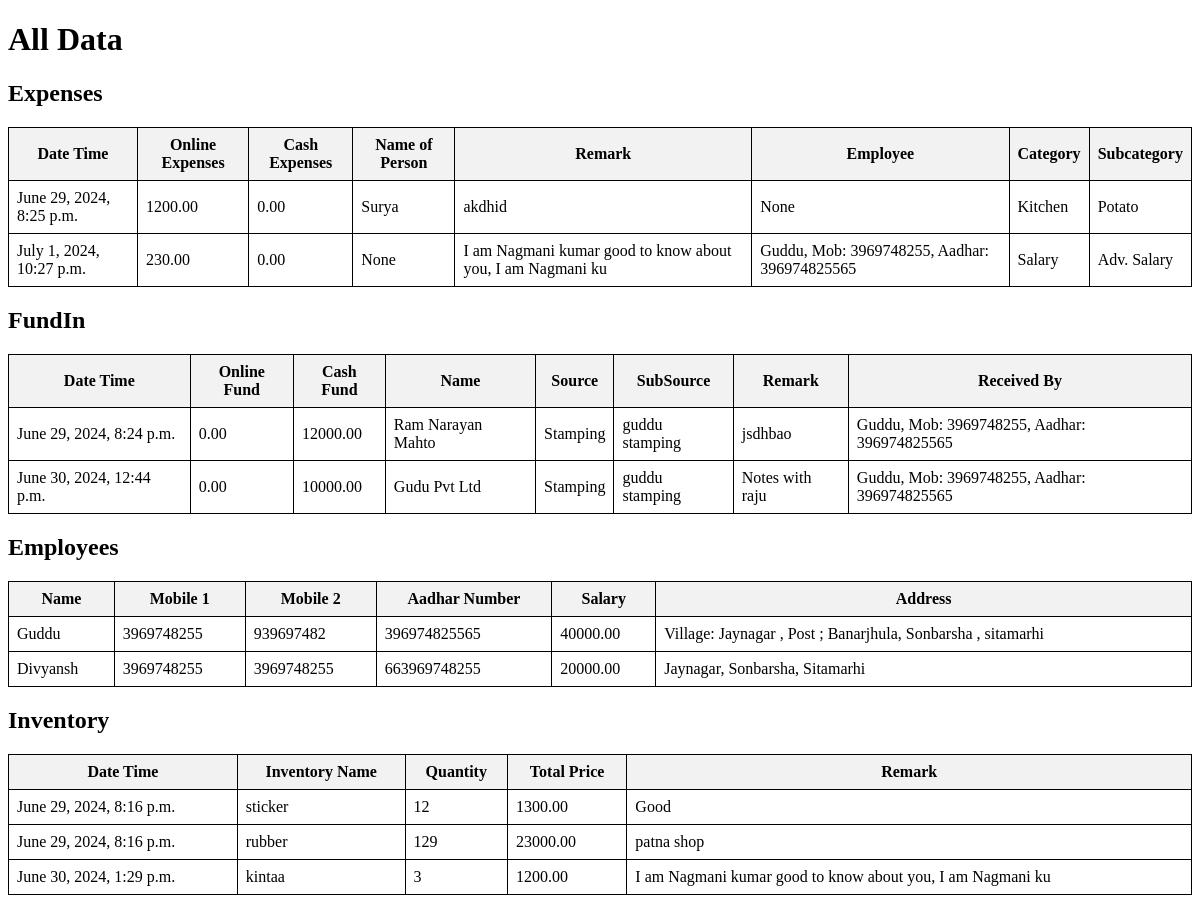
Before: /all_data/ with the older database file.
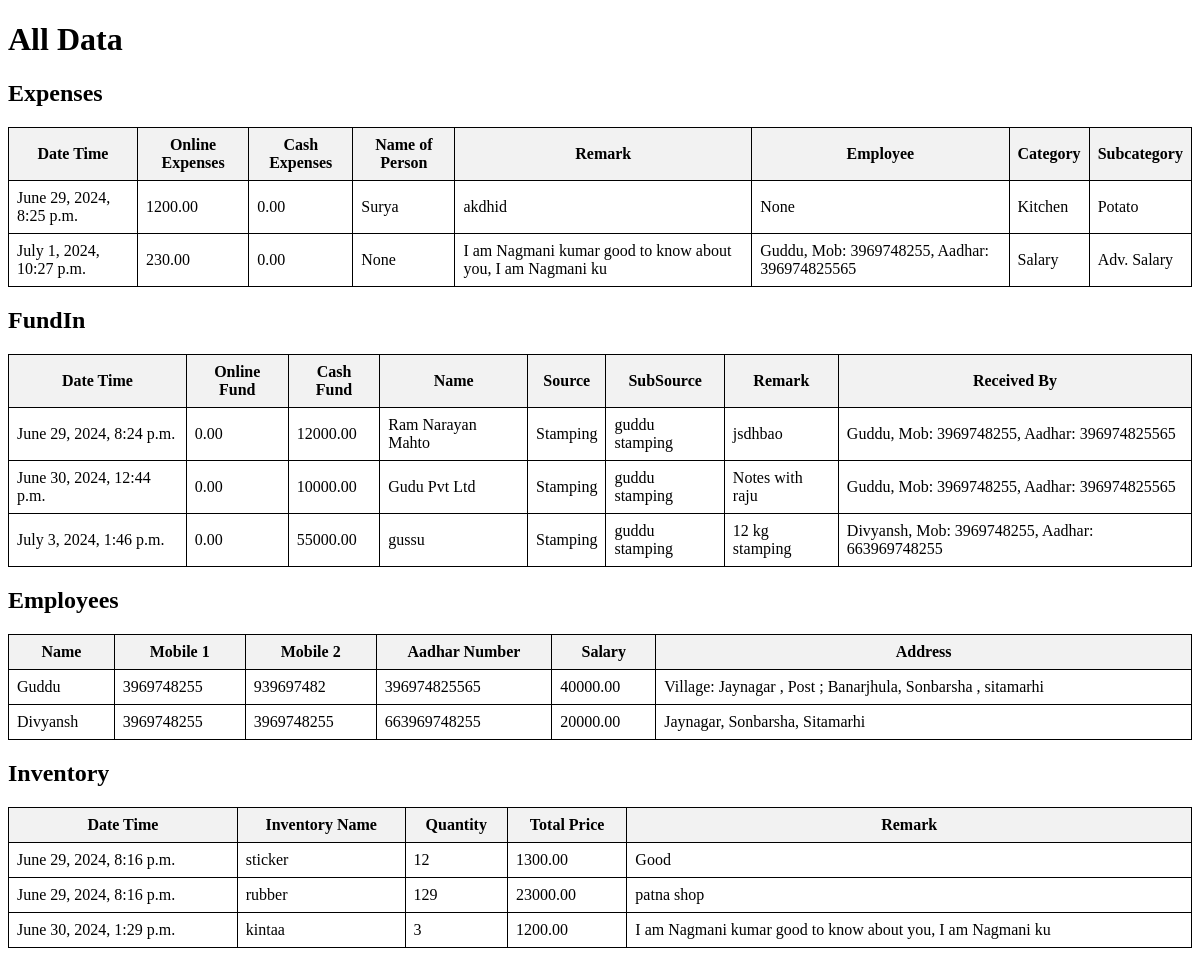
After: the same page with the newer database file.
### home/models.py (models this page shows, shortened)
class Expenses(models.Model):
    date_time = models.DateTimeField(auto_now_add=True)
    online_expenses = models.DecimalField(max_digits=10, decimal_places=2)
    cash_expenses = models.DecimalField(max_digits=10, decimal_places=2)
    name_of_person = models.CharField(max_length=50, null=True, blank=True)
    remark = models.TextField(blank=True, null=True)
    is_employee_expense = models.BooleanField(default=False)
    employee = models.ForeignKey('Employee', on_delete=models.SET_NULL, null=True, blank=True)
    category = models.ForeignKey('Category', on_delete=models.CASCADE)
    subcategory = models.ForeignKey('SubCategory', on_delete=models.CASCADE, default=1)

class Category(models.Model):
    name = models.CharField(max_length=50, unique=True)
    def __str__(self):
        return self.name

class SubCategory(models.Model):
    name = models.CharField(max_length=50, unique=True)
    category = models.ForeignKey(Category, related_name='subcategories', on_delete=models.CASCADE)
    def __str__(self):
        return f"{self.name}"

class Employee(models.Model):
    date_time = models.DateTimeField(auto_now_add=True)
    name = models.CharField(max_length=100)
    mobile1 = models.CharField(max_length=10)
    mobile2 = models.CharField(max_length=10, blank=True, null=True)
    aadhar_number = models.CharField(max_length=12, unique=True)
    salary = models.DecimalField(max_digits=10, decimal_places=2)
    address = models.TextField()
    def __str__(self):
        return f"{self.name}, Mob: {self.mobile1}, Aadhar: {self.aadhar_number}"

class FundIn(models.Model):
    date_time = models.DateTimeField(auto_now_add=True)
    online_fund = models.DecimalField(max_digits=10, decimal_places=2)
    cash_fund = models.DecimalField(max_digits=10, decimal_places=2)
    name = models.CharField(max_length=50)
    source = models.ForeignKey(Source, on_delete=models.CASCADE)
    subsource = models.ForeignKey(SubSource, on_delete=models.CASCADE, default=1)
    remark = models.TextField(blank=True, null=True)
    received_by = models.ForeignKey('Employee', on_delete=models.SET_NULL, null=True, blank=True)

class Source(models.Model):
    name = models.CharField(max_length=50, unique=True)
    def __str__(self):
        return self.name

class SubSource(models.Model):
    name = models.CharField(max_length=50, unique=True)
    source = models.ForeignKey(Source, related_name='subsources', on_delete=models.CASCADE)
    def __str__(self):
        return f"{self.name}"

class Inventory(models.Model):
    date_time = models.DateTimeField(auto_now_add=True)
    inventory_name = models.CharField(max_length=100)
    quantity = models.PositiveIntegerField()
    total_price = models.DecimalField(max_digits=10, decimal_places=2)
    remark = models.TextField(blank=True, null=True)

### home/views.py (the view)
# urls.py: path('all_data/', all_data, name='all_data'),
def all_data(request):
    expenses = Expenses.objects.all()
    fundin = FundIn.objects.all()
    employees = Employee.objects.all()
    inventory = Inventory.objects.all()
    context = {
        'expenses': expenses,
        'fundin': fundin,
        'employees': employees,
        'inventory': inventory,
    }
    return render(request, 'all_data.html', context)

### home/templates/all_data.html (shortened to what this page needs)
<!DOCTYPE html>
<html lang="en">
<head>
</head>
<body>
    <h1>All Data</h1>
    <h2>Expenses</h2>
    <table>
        <thead>
            <tr>
                <th>Date Time</th>
                <th>Online Expenses</th>
                <th>Cash Expenses</th>
                <th>Name of Person</th>
                <th>Remark</th>
                <th>Employee</th>
                <th>Category</th>
                <th>Subcategory</th>
            </tr>
        </thead>
        <tbody>
            {% for expense in expenses %}
            <tr>
                <td>{{ expense.date_time }}</td>
                <td>{{ expense.online_expenses }}</td>
                <td>{{ expense.cash_expenses }}</td>
                <td>{{ expense.name_of_person }}</td>
                <td>{{ expense.remark }}</td>
                <td>{{ expense.employee }}</td>
                <td>{{ expense.category }}</td>
                <td>{{ expense.subcategory }}</td>
            </tr>
            {% endfor %}
        </tbody>
    </table>
    <h2>FundIn</h2>
    <table>
        <thead>
            <tr>
                <th>Date Time</th>
                <th>Online Fund</th>
                <th>Cash Fund</th>
                <th>Name</th>
                <th>Source</th>
                <th>SubSource</th>
                <th>Remark</th>
                <th>Received By</th>
            </tr>
        </thead>
        <tbody>
            {% for fund in fundin %}
            <tr>
                <td>{{ fund.date_time }}</td>
                <td>{{ fund.online_fund }}</td>
                <td>{{ fund.cash_fund }}</td>
                <td>{{ fund.name }}</td>
                <td>{{ fund.source }}</td>
                <td>{{ fund.subsource }}</td>
                <td>{{ fund.remark }}</td>
                <td>{{ fund.received_by }}</td>
            </tr>
            {% endfor %}
        </tbody>
    </table>
    <h2>Employees</h2>
    <table>
        <thead>
            <tr>
                <th>Name</th>
                <th>Mobile 1</th>
                <th>Mobile 2</th>
                <th>Aadhar Number</th>
                <th>Salary</th>
                <th>Address</th>
            </tr>
        </thead>
        <tbody>
            {% for employee in employees %}
            <tr>
                <td>{{ employee.name }}</td>
                <td>{{ employee.mobile1 }}</td>
                <td>{{ employee.mobile2 }}</td>
                <td>{{ employee.aadhar_number }}</td>
                <td>{{ employee.salary }}</td>
                <td>{{ employee.address }}</td>
            </tr>
            {% endfor %}
        </tbody>
    </table>
    <h2>Inventory</h2>
    <table>
        <thead>
            <tr>
                <th>Date Time</th>
                <th>Inventory Name</th>
                <th>Quantity</th>
                <th>Total Price</th>
                <th>Remark</th>
            </tr>
        </thead>
        <tbody>
            {% for item in inventory %}
            <tr>
                <td>{{ item.date_time }}</td>
                <td>{{ item.inventory_name }}</td>
                <td>{{ item.quantity }}</td>
                <td>{{ item.total_price }}</td>
                <td>{{ item.remark }}</td>
            </tr>
            {% endfor %}
        </tbody>
    </table>
</body>
</html>

Changed rows visible on the page:
added FundIn: date_time "July 3, 2024, 1:46 p.m.", online_fund "0.00", cash_fund "55000.00", name "gussu", source "Stamping", subsource "guddu stamping", remark "12 kg stamping", received_by "Divyansh, Mob: 3969748255, Aadhar: 663969748255"
